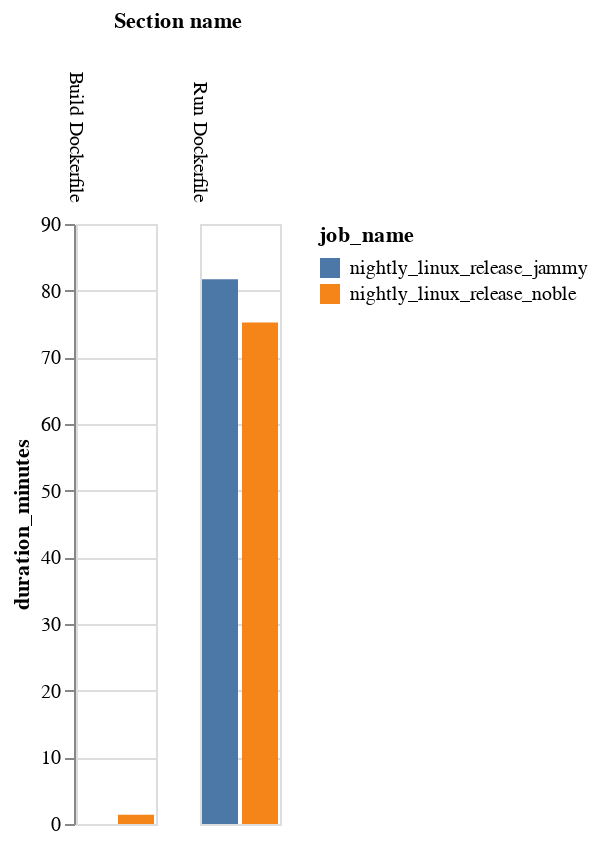

Here is the notebook cell this chart was saved with:
### Markdown cell above
# Setup

There must be a csv file with the job and build sections duration. This can be generated using [parse_buildtimes.py](parse_buildtimes.py) script.

Example using two different jobs:

```bash
export d=build.ros2.org
export c=23
cd ~/buildfarm-tools/testdb
./fetch.rb -d $d -j Rci__nightly-release_ubuntu_noble_amd64 -c $c timestamps
./fetch.rb -d $d -j Rci__nightly-release_ubuntu_jammy_amd64 -c $c timestamps
cd ../scripts/metrics
./parse_buildtimes.py -d $d -j Rci__nightly-release_ubuntu_noble_amd64 -c $c -o noble_vs_jammy.csv
./parse_buildtimes.py -d $d -j Rci__nightly-release_ubuntu_jammy_amd64 -c $c -o noble_vs_jammy.csv --reuse
```

### Code cell
# Load data
buildtimes_df = pd.read_csv("ciros2_noble_vs_jammy.csv")
buildtimes_df["duration_seconds"] = buildtimes_df["duration_seconds"].apply(lambda x: x/60)
buildtimes_df.rename(columns={"duration_seconds": "duration_minutes"}, inplace=True)

# Set variables
job1 = "nightly_linux_release_noble"
job2 = "nightly_linux_release_jammy"
section_type = "section"
duration_threshold = 1 # minutes

# print(buildtimes_df[buildtimes_df["section_name"].str.contains(r"\[test\]")].to_markdown())
# Average build times for each section
buildtimes_df = (buildtimes_df
                 .query(f"job_name == '{job1}' or job_name == '{job2}'")
                 .query(f"section_type == '{section_type}'")
                 .groupby(["job_name", "section_name"])
                 .agg(duration_minutes=("duration_minutes", "mean"), sample_size=("duration_minutes", "count"), std_dev=("duration_minutes", "std"))
                 .reset_index()
            )

# Save for plotting
plot_df = buildtimes_df.copy(deep=True)

# # Calculate the difference in build times
diff_df = pd.merge(buildtimes_df[buildtimes_df["job_name"] == job1], buildtimes_df[buildtimes_df["job_name"] == job2], on="section_name", suffixes=("_noble", "_jammy"), how="inner")
diff_df.drop(columns=["job_name_noble", "job_name_jammy"], inplace=True)
diff_df["difference_minutes"] = diff_df["duration_minutes_noble"] - diff_df["duration_minutes_jammy"]

# Sort and filter
diff_df = (diff_df
           .round(3)
           .drop(diff_df[abs(diff_df.difference_minutes) < duration_threshold].index)
           .sort_values("difference_minutes", ascending=False)
           .reset_index(drop=True)
        )

# Print markdown
print(diff_df.to_markdown())

# Sort and filter out short build times
plot_df = (plot_df
           .drop(plot_df[abs(plot_df.duration_minutes) < duration_threshold].index)
        )

# Plot
alt.Chart(plot_df).mark_bar().encode(
    x=alt.X('job_name', title='Job Name', axis=None),
    y=alt.Y('duration_minutes'),
    color='job_name',
    column=alt.Column('section_name', title='Section name', header=alt.Header(labelOrient='top', labelAngle=90, labelAnchor='start'))
)

### Figure 1 — Vega-Lite specification as saved in the notebook (floating-point values rounded to 4 significant figures)
{"config": {"view": {"continuousWidth": 300, "continuousHeight": 300}}, "data": {"name": "data-9be495ada3da90963c1473c57aec28e9"}, "mark": {"type": "bar"}, "encoding": {"color": {"field": "job_name", "type": "nominal"}, "column": {"field": "section_name", "header": {"labelAnchor": "start", "labelAngle": 90, "labelOrient": "top"}, "title": "Section name", "type": "nominal"}, "x": {"axis": null, "field": "job_name", "title": "Job Name", "type": "nominal"}, "y": {"field": "duration_minutes", "type": "quantitative"}}, "$schema": "https://vega.github.io/schema/vega-lite/v5.17.0.json", "datasets": {"data-9be495ada3da90963c1473c57aec28e9": [{"job_name": "nightly_linux_release_jammy", "section_name": "Run Dockerfile", "duration_minutes": 81.72, "sample_size": 51, "std_dev": 27.66}, {"job_name": "nightly_linux_release_noble", "section_name": "Build Dockerfile", "duration_minutes": 1.396, "sample_size": 17, "std_dev": 1.865}, {"job_name": "nightly_linux_release_noble", "section_name": "Run Dockerfile", "duration_minutes": 75.21, "sample_size": 16, "std_dev": 16.2}]}}
